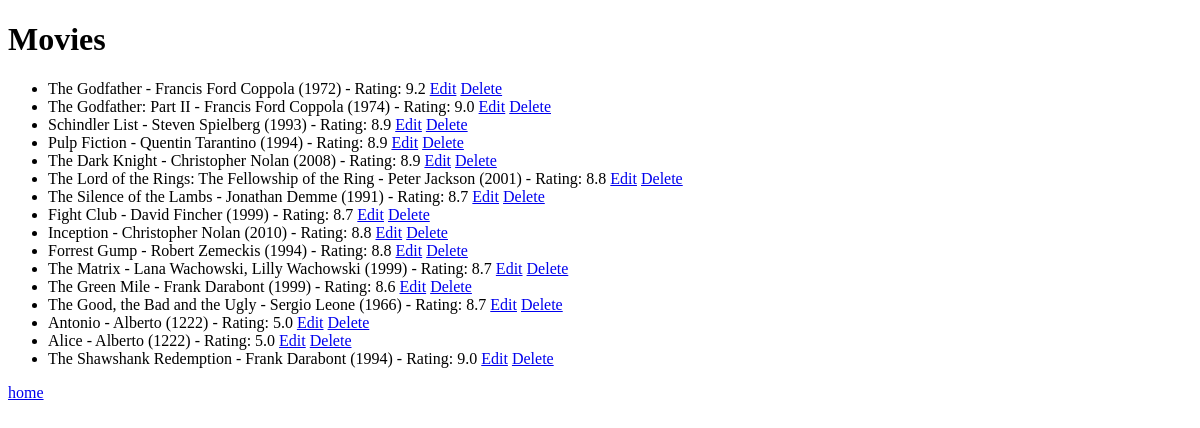
Before: /users/1 with the older database file.
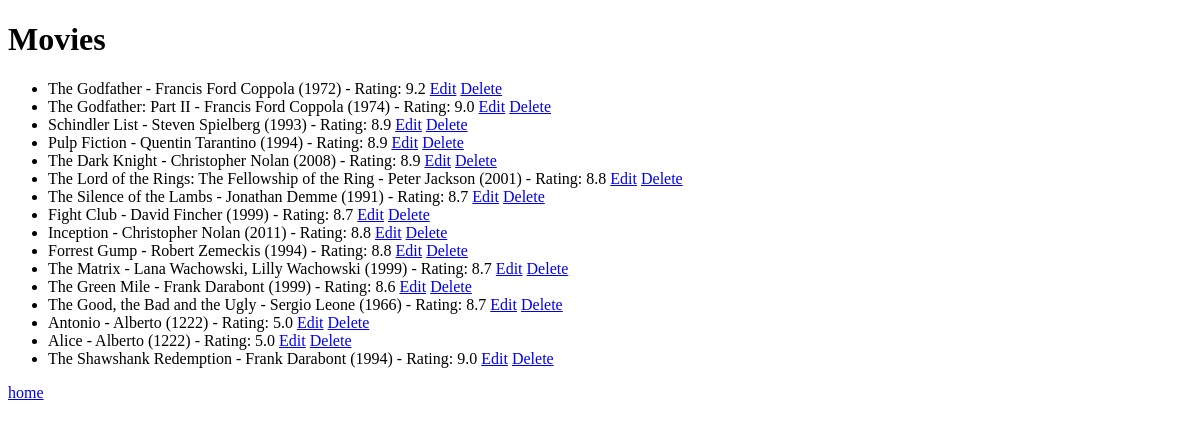
After: the same page with the newer database file.
### models.py (models this page shows)
class Movie(db.Model):
    movie_id = db.Column(db.Integer, primary_key=True)
    name = db.Column(db.String(120), nullable=False)
    director = db.Column(db.String(120), nullable=False)
    year = db.Column(db.Integer, nullable=False)
    rating = db.Column(db.Float, nullable=False)
    user_id = db.Column(db.Integer, db.ForeignKey('user.user_id'), nullable=False)

### app.py (the view)
@app.route('/users/<int:user_id>')
def user_movies(user_id):
    user = data_manager.get_user_by_id(user_id)
    if not user:
        logging.error(f"User not found: {user_id}")
        return "User not found", 404
    movies = data_manager.get_user_movies(user_id)
    return render_template('movies.html', movies=movies, user_id=user_id)

### datamanager/sqlite_data_manager.py (called while the page is built)
    def get_user_movies(self, user_id):
        return Movie.query.filter_by(user_id=user_id).all()

    def get_user_by_id(self, user_id):
        return User.query.get(user_id)

### templates/movies.html (shortened to what this page needs)
<!DOCTYPE html>
<html>
<head>
</head>
<body>
    <h1>Movies</h1>
    <ul>
        {% for movie in movies %}
            <li>{{ movie.name }} - {{ movie.director }} ({{ movie.year }}) - Rating: {{ movie.rating }}
                <a href="{{ url_for('update_movie', user_id=user_id, movie_id=movie.movie_id) }}">Edit</a>
                <a href="{{ url_for('delete_movie', user_id=user_id, movie_id=movie.movie_id) }}">Delete</a>
            </li>
        {% endfor %}
    </ul>
    <a href="{{ url_for('home') }}">home</a>
</body>
</html>

Changed rows visible on the page:
changed Movie "Inception": year "2010" → "2011"
